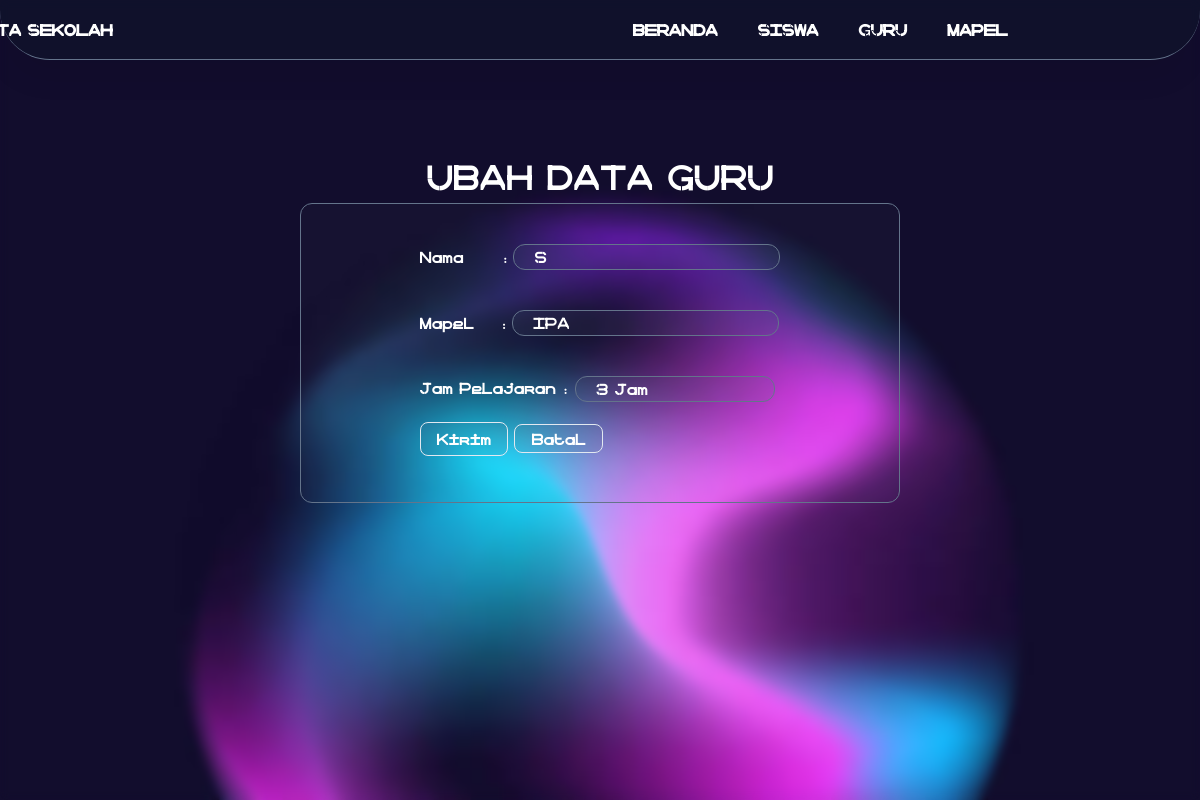
The page /ubah_guru.php?data=6 on the database its author committed.
### tables this page shows
CREATE TABLE `tbl_guru` (
  `id_guru` int(11) NOT NULL,
  `nama` varchar(50) NOT NULL,
  `mapel` varchar(30) NOT NULL,
  `jam_pelajaran` text NOT NULL
);

### ubah_guru.php (the view, shortened to what this page needs)
<?php
include 'koneksi.php';
if (isset($_GET['data'])) {
    $id_guru = $_GET['data'];
    $query = "SELECT * FROM tbl_guru WHERE id_guru = '$id_guru'";
    $sql = mysqli_query($conn, $query);
    $result = mysqli_fetch_assoc($sql);
}
?>
<!DOCTYPE html>
<html lang="en">
<head>
    <script src="https://cdn.tailwindcss.com"></script>
    <link rel="stylesheet" href="style.css">
</head>
<body style="font-family: otr;">
<main class="min-h-[100vh] flex items-center justify-center" style="background-image: url(img/circleholo.jpg); background-repeat: no-repeat; background-size: cover;">
    <glass class="glass bg-transparent backdrop-blur-sm min-h-[100vh] w-[100%] rounded-lg">
        <nav class="fixed z-10 w-full h-[60px] bg-slate-900/50 backdrop-blur-xl border-b-[1px] border-slate-500 rounded-b-[50px]">
            <ul class="flex justify-center items-center h-[100%]">
                <a href="" class="font-semibold text-white ml-[-200px]">DATA SEKOLAH</a>
                <li class="px-5 ml-[500px] font-semibold hover:text-sky-500 text-white">
                    <a href="index.php">BERANDA</a>
                </li>
                <li class="px-5 font-semibold text-white hover:text-sky-500">
                    <a href="data_siswa.php">SISWA</a>
                </li>
                <li class="px-5 font-semibold text-white hover:text-sky-500">
                    <a href="data_guru.php">GURU</a>
                </li>
                <li class="px-5 font-semibold text-white hover:text-sky-500">
                    <a href="data_mapel.php">MAPEL</a>
                </li>
            </ul>
        </nav>
        <h1 class="text-white text-[35px] text-center mt-[150px]">UBAH DATA GURU</h1>
        <div class="form m-auto w-[600px] h-[300px] backdrop-blur-lg bg-slate-500/5 rounded-xl border-[1px] border-slate-500">
            <div class="inputs grid justify-center text-white">
            <form action="" method="POST">
                <div class="">
                    <span>Nama</span>
                    <span class="ml-[34px]">:</span>
                    <input type="text" name="nama" class="bg-slate-500/10 rounded-xl border-[1px] border-slate-500 outline-none mt-10 px-5" value="<?=$result['nama']?>" required>
                </div>
                <div class="">
                    <span>Mapel</span>
                    <span class="ml-[22px]">:</span>
                    <input type="text" name="mapel" class="bg-slate-500/10 rounded-xl border-[1px] border-slate-500 outline-none mt-10 px-5" value="<?=$result['mapel']?>" required>
                </div>
                <div class="mt-10 flex">
                    <span>Jam Pelajaran</span>
                    <span class="ml-2">:</span>
                    <input class="ml-2 px-5 bg-slate-500/10 rounded-xl border-[1px] border-slate-500 outline-none w-[200px]" type="text" name="jam_pelajaran" value="<?=$result['jam_pelajaran']?>" required></input>
                </div>
                <div class="btn mt-5">
                    <button name="ubah-guru" type="submit" class="px-4 py-1 bg-slate-500/10 hover:bg-white/20 rounded-lg border-[1px] border-slate-200">Kirim</button>
                    <a href="data_guru.php" type="submit" class="px-4 py-1 bg-slate-500/10 hover:bg-white/20 hover:text-slate-900 rounded-lg border-[1px] border-slate-200">Batal</a>
                </div>
            </form>
            </div>
        </div>
    </glass>
</main>
</body>
</html>

### style.css (style rules this page uses)
* { margin: 0; padding: 0; }
nav { box-shadow: -3px 22px 36px -13px rgba(0,0,0,0.10); }

### rows shown on the page
tbl_guru: nama "S", mapel "IPA", jam_pelajaran "3 Jam"
